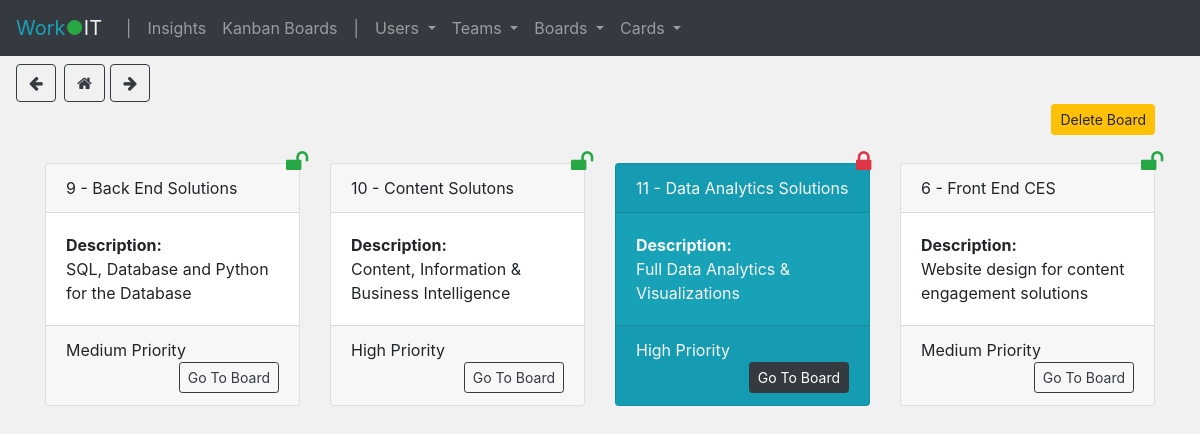
Screenshot of /board_list with the database file from the repository.
### tables this page shows
CREATE TABLE board(id INTEGER PRIMARY KEY AUTOINCREMENT,name TEXT,description TEXT,privacy TEXT,state_list TEXT,starred INTEGER);

### app.py (the view)
@app.route('/board_list')
def board_list():
    boards = get_boards()
    return render_template('board_list.html', boards=boards)

### scripts.py (called while the page is built)
def get_boards():
    con_boards = sqlite3.connect("database.db")
    con_boards.row_factory = sqlite3.Row
    cur = con_boards.cursor()
    cur.execute("SELECT * FROM board ORDER BY name")
    boards = cur.fetchall()
    con_boards.close()
    return boards

### templates/board_list.html (shortened to what this page needs)
{% extends "base.html" %}
{% block head %}
    {{ super() }}
{% endblock %}
{% block content %}
    <div class="text-right mt-5 mb-1">
        <button type="button" class="btn btn-warning btn-sm" data-toggle="modal" data-target="#delete-user">
            Delete Board
        </button>
    </div>
    <div class="row">
        {% for board in boards %}
            <div class="col-3 mt-4 mb-4">
                <form action="{{ url_for('goto_kanban') }}" method="POST">
                    <div class="card {{ 'bg-info text-light' if board['starred'] == 'Yes' }}">
                        <div class="card-header">
                            {{ board['id'] }} - {{ board['name'] }}
                            <div class="float-right text-dark">
                                {% if board['privacy'] == 'Private' %}
                                    <i class="fa fa-lock text-danger"
                                       style=" position: absolute; bottom: 14.5rem; left: 15rem; font-size: 1.5rem;"></i>
                                {% else %}
                                    <i class="fa fa-unlock text-success"
                                       style=" position: absolute; bottom: 14.5rem; left: 15rem; font-size: 1.5rem;"></i>
                                {% endif %}
                            </div>
                        </div>
                        <div class="card-body">
                            <strong>Description:</strong><br>
                            {{ board['description'] }} <br>
                        </div>
                        <div class="card-footer">
                            {{ board['state_list'] }} <br>
                            {% if board['privacy'] == 'Private' %}
                                <button type="submit" class="btn btn-dark float-right btn-sm">Go To Board</button>
                            {% else %}
                                <button type="submit" class="btn btn-outline-dark float-right btn-sm">Go To Board
                                </button>
                            {% endif %}
                        </div>
                    </div>
                </form>
            </div>
        {% endfor %}
    </div>
{% endblock %}

### static/insights.css (style rules this page uses)
body { opacity: 1; transition: 0.7s opacity; background-color: #f1f1f1; }

### rows the page displays
board: id "9", name "Back End Solutions", privacy "Public" (drawn), description "SQL, Database and Python for the Database", state_list "Medium Priority"
board: id "10", name "Content Solutons", privacy "Public" (drawn), description "Content, Information & Business Intelligence", state_list "High Priority"
board: id "11", name "Data Analytics Solutions", privacy "Private" (drawn), description "Full Data Analytics & Visualizations", state_list "High Priority"
board: id "6", name "Front End CES", privacy "Public" (drawn), description "Website design for content engagement solutions", state_list "Medium Priority"
